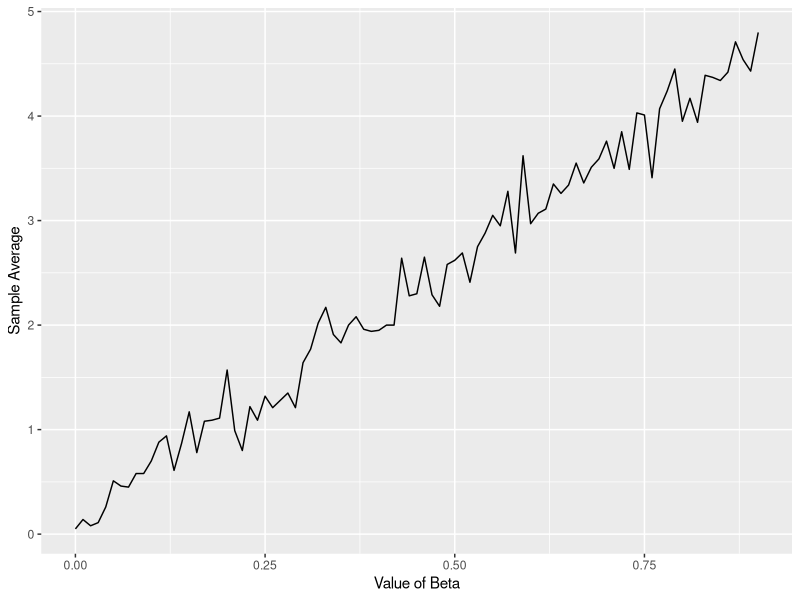
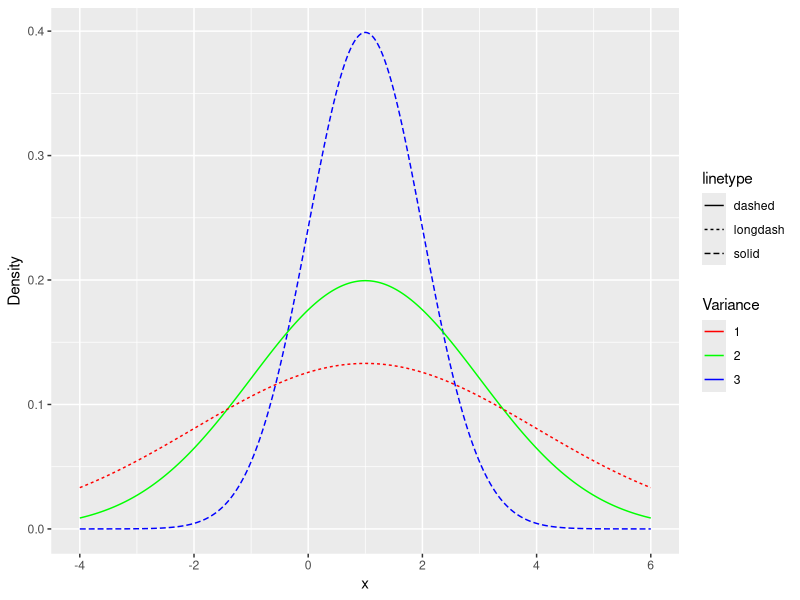
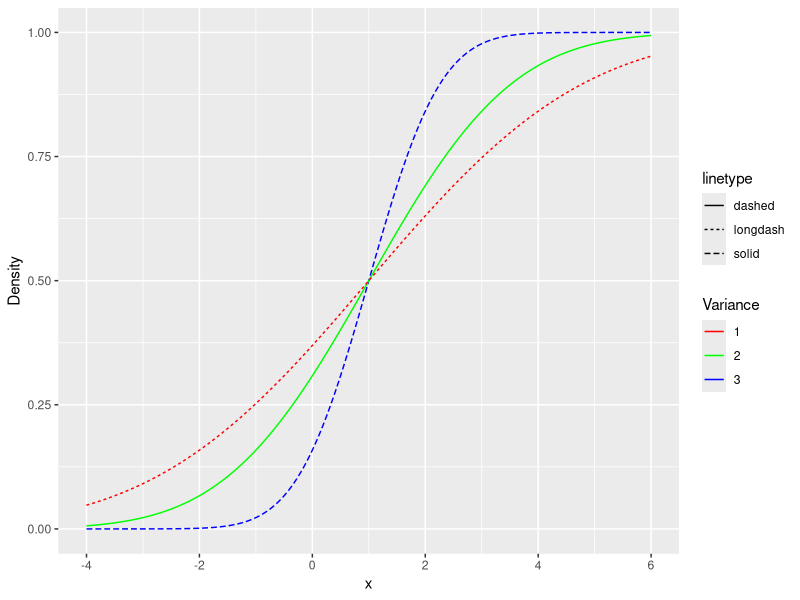

Write the R code that produced these figures, in order.
## ---- chunk 1
knitr::opts_chunk$set(echo = TRUE)
library(dplyr) 
library(ggplot2)
library(tidyverse)
## ---- chunk 2
set.seed(0)
n<-1000
sample_X<-data.frame(U=runif(n))%>%
  mutate(X=case_when(
    (0<=U)&(U<0.25)~1,
    (0.25<=U)&(U<0.5)~5,
    (0.5<=U)&(U<=1)~0))%>%
pull(X)

head(sample_X,400)

sample_X_015<-function(alpha,beta,n){
  data.frame(U=runif(n))%>%
  mutate(X=case_when(
    (0<=U)&(U<alpha)~1,
    (alpha<=U)&(U<alpha+beta)~5,
    (alpha+beta<=U)&(U<=1)~0))%>%
  pull(X) 
}

test<-sample_X_015(0.5,0.1,100000)

head(test,400)

sample_avg<-mean(test)
sample_avg
## ---- chunk 3
range<-seq(0,0.9,0.01)
average_vector<-c()

for(i in range){
  sample<-sample_X_015(0.1,i,100)
  sample_avg<-mean(sample)
  average_vector<-c(average_vector,sample_avg)
}


ggplot()+xlab("Value of Beta")+geom_line(aes(x=range,y=average_vector))+ylab("Sample Average")
  
## ---- chunk 4
range<-seq(-4,6,0.01)
plot_1<-dnorm(range,mean=1,sd=1,log=FALSE)
plot_2<-dnorm(range,mean=1,sd=2,log=FALSE)
plot_3<-dnorm(range,mean=1,sd=3,log=FALSE)
lp<-ggplot()+xlab("x")+geom_line(aes(x=range,y=plot_1,color="red",linetype='solid'))+geom_line(aes(x=range,y=plot_2,color="green",linetype='dashed'))+geom_line(aes(x=range,y=plot_3,color="blue",linetype='longdash'))+ylab("Density")

lp + scale_colour_manual(values=c("red","green","blue"),
                       name="Variance",
                       labels=c("1","2","3"))
## ---- chunk 5
cplot_1<-pnorm(range,mean=1,sd=1,lower.tail=TRUE,log.p=FALSE)
cplot_2<-pnorm(range,mean=1,sd=2,lower.tail=TRUE,log.p=FALSE)
cplot_3<-pnorm(range,mean=1,sd=3,lower.tail=TRUE,log.p=FALSE)

clp<-ggplot()+xlab("x")+geom_line(aes(x=range,y=cplot_1,color="red",linetype='solid'))+geom_line(aes(x=range,y=cplot_2,color="green",linetype='dashed'))+geom_line(aes(x=range,y=cplot_3,color="blue",linetype='longdash'))+ylab("Density")

clp + scale_colour_manual(values=c("red","green","blue"),
                       name="Variance",
                       labels=c("1","2","3"))
